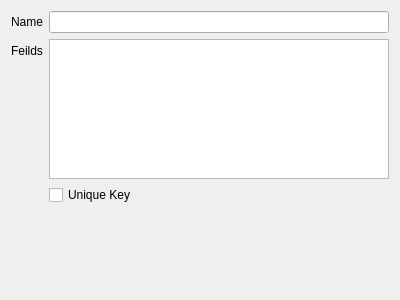
<?xml version="1.0" encoding="UTF-8"?>
<ui version="4.0">
 <class>IndexForm</class>
 <widget class="QWidget" name="IndexForm">
  <property name="geometry">
   <rect>
    <x>0</x>
    <y>0</y>
    <width>400</width>
    <height>300</height>
   </rect>
  </property>
  <property name="windowTitle">
   <string>Form</string>
  </property>
  <layout class="QVBoxLayout" name="verticalLayout">
   <item>
    <layout class="QFormLayout" name="formLayout">
     <item row="0" column="0">
      <widget class="QLabel" name="label">
       <property name="text">
        <string>Name</string>
       </property>
      </widget>
     </item>
     <item row="1" column="0">
      <widget class="QLabel" name="label_2">
       <property name="text">
        <string>Feilds</string>
       </property>
      </widget>
     </item>
     <item row="0" column="1">
      <widget class="QLineEdit" name="name"/>
     </item>
     <item row="2" column="1">
      <widget class="QCheckBox" name="uniqueKey">
       <property name="text">
        <string>Unique Key</string>
       </property>
      </widget>
     </item>
     <item row="1" column="1">
      <widget class="QListView" name="listView">
       <property name="selectionMode">
        <enum>QAbstractItemView::ExtendedSelection</enum>
       </property>
      </widget>
     </item>
    </layout>
   </item>
   <item>
    <spacer name="verticalSpacer">
     <property name="orientation">
      <enum>Qt::Vertical</enum>
     </property>
     <property name="sizeHint" stdset="0">
      <size>
       <width>20</width>
       <height>135</height>
      </size>
     </property>
    </spacer>
   </item>
  </layout>
 </widget>
 <resources/>
 <connections/>
</ui>
